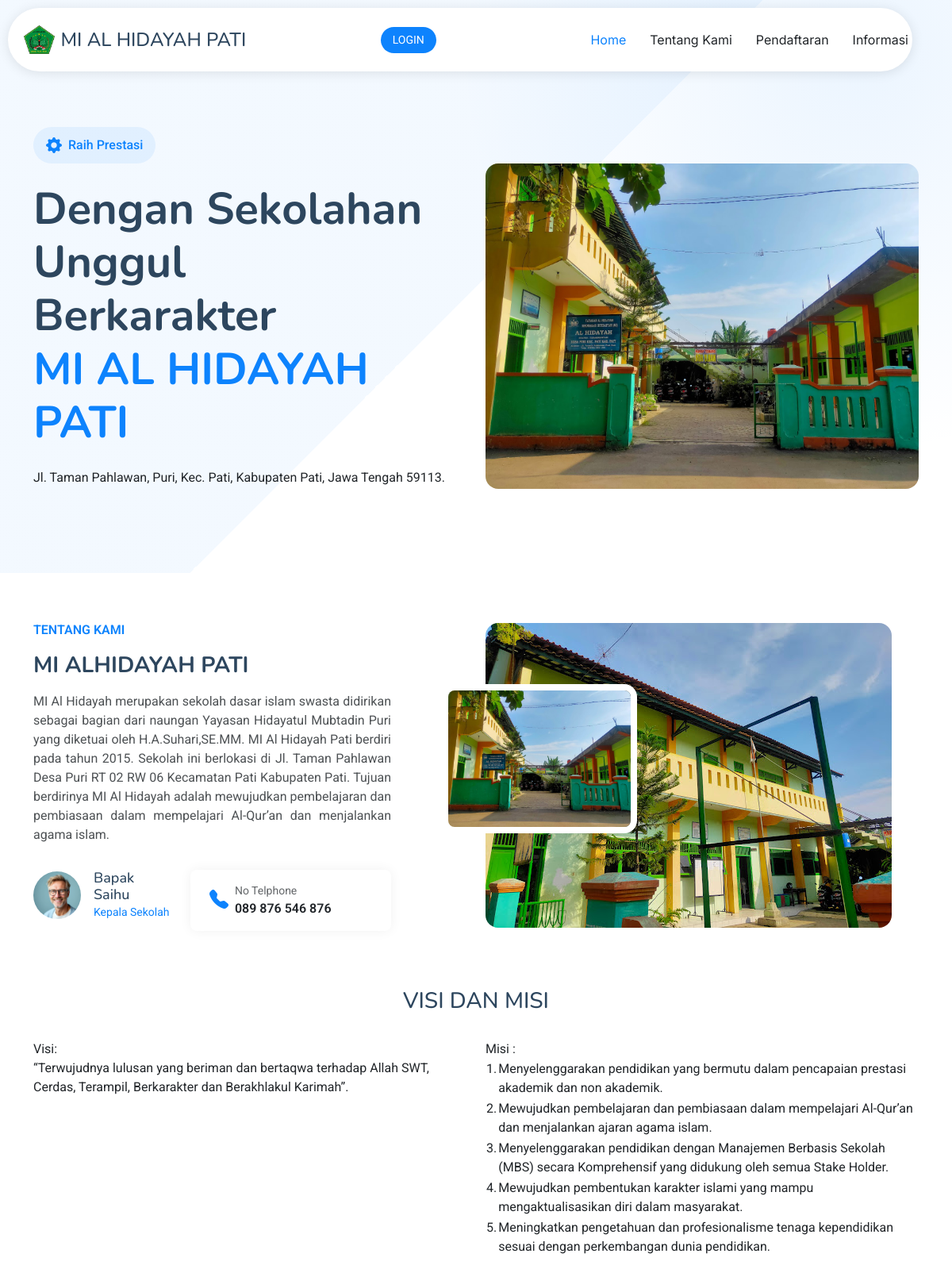
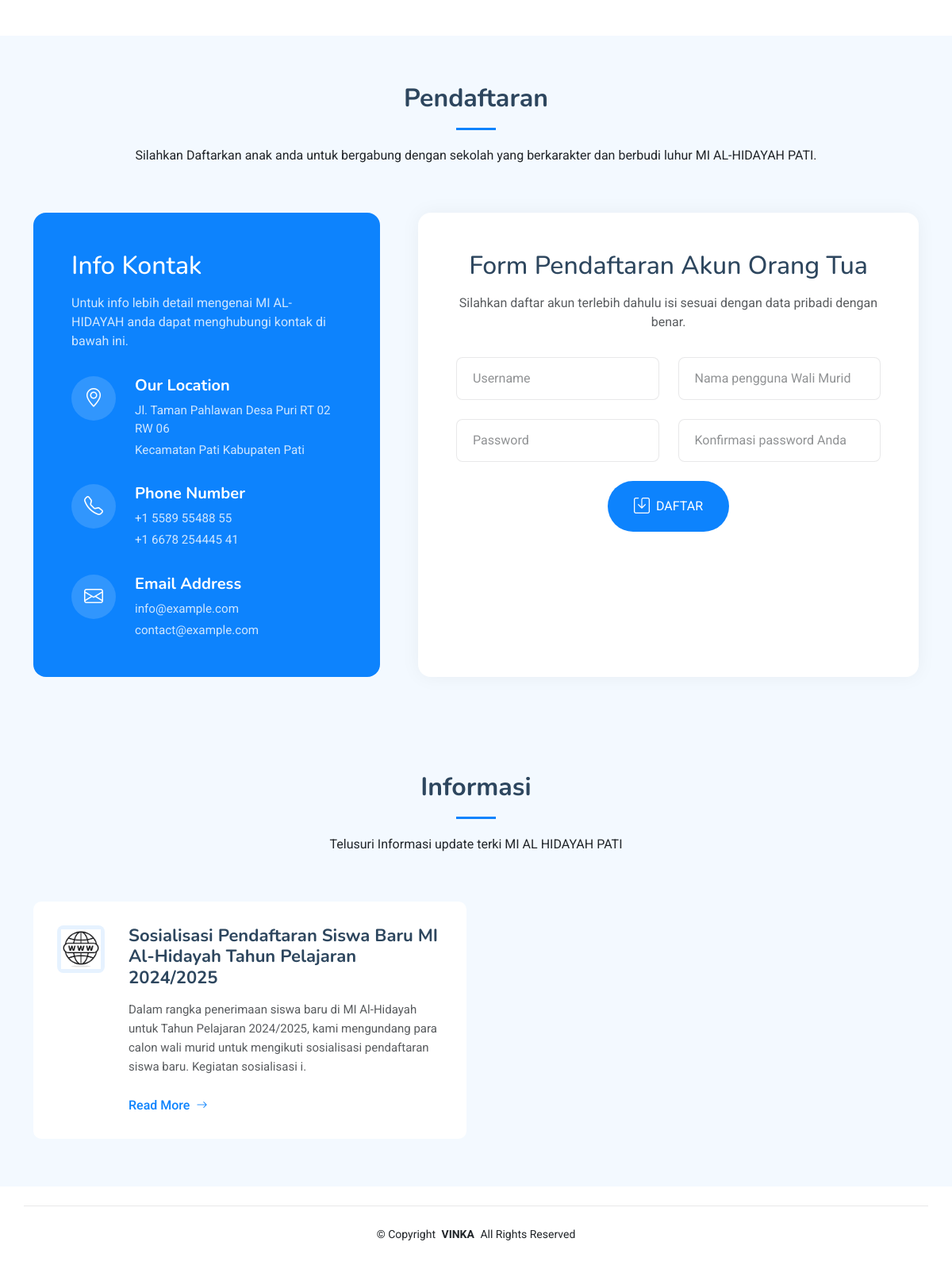
The app's page /app/home/index.php with its own data (2 pictures, top to bottom).
### tables this page shows
CREATE TABLE `informasi_sekolah` (
  `id_informasi` int(11) NOT NULL,
  `judul_informasi` varchar(225) DEFAULT NULL,
  `ket_informasi` text DEFAULT NULL,
  `gambar_informasi` blob DEFAULT NULL,
  `tgl_post_informasi` date DEFAULT NULL
);

### config/config.php (called while the page is built, shortened)
<?php
function Url_web(){
    $xplode = explode("/", $_SERVER['REQUEST_URI']);
    return $xplode[1];
}
$defaul_uri = "/".Url_web();
$url = "http://".$_SERVER['SERVER_NAME'].":".$_SERVER['SERVER_PORT'].$defaul_uri;
function DB(){
    return ["localhost", "root", "", "vinka"];
}
function QueryManyData($sql){
    $conn = new mysqli(DB()[0], DB()[1], DB()[2], DB()[3]);
    $result = $conn->query($sql);
    return $result;
}

### app/home/index.php (the view, shortened to what this page needs)
<?php
include '../../config/config.php';
?>
<!DOCTYPE html>
<html lang="en">
<head>
  <link href="<?= $url ?>/assets/ilanding/vendor/bootstrap/css/bootstrap.min.css" rel="stylesheet">
  <link href="<?= $url ?>/assets/ilanding/vendor/bootstrap-icons/bootstrap-icons.css" rel="stylesheet">
  <link href="<?= $url ?>/assets/ilanding/vendor/aos/aos.css" rel="stylesheet">
  <link href="<?= $url ?>/assets/ilanding/vendor/glightbox/css/glightbox.min.css" rel="stylesheet">
  <link href="<?= $url ?>/assets/ilanding/vendor/swiper/swiper-bundle.min.css" rel="stylesheet">
  <link href="<?= $url ?>/assets/ilanding/css/main.css" rel="stylesheet">
</head>
<body class="index-page">
  <header id="header" class="header d-flex align-items-center fixed-top">
    <div class="header-container container-fluid container-xl position-relative d-flex align-items-center justify-content-between">
      <a href="<?= $url ?>/" class="logo d-flex align-items-center me-auto me-xl-0">
        <img src="<?= $url ?>/assets/dist/img/logo-alhidayah.jpeg" alt="">
        <h1 class="sitename">MI AL HIDAYAH PATI</h1>
      </a>
      <nav id="navmenu" class="navmenu">
        <ul>
          <li><a href="#home" class="active">Home</a></li>
          <li><a href="#tentang">Tentang Kami</a></li>
          <li><a href="#pendaftaran">Pendaftaran</a></li>
          <li><a href="#informasi">Informasi</a></li>
        </ul>
      </nav>
      <a class="btn-getstarted" href="<?= $url . "/app/auth/login.php" ?>">LOGIN</a>
    </div>
  </header>
  <main class="main">
    <section id="home" class="hero section">
      <div class="container" data-aos="fade-up" data-aos-delay="100">
        <div class="row align-items-center">
          <div class="col-lg-6">
            <div class="hero-content" data-aos="fade-up" data-aos-delay="200">
              <div class="company-badge mb-4">
                <i class="bi bi-gear-fill me-2"></i>
                Raih Prestasi
              </div>
              <h1 class="mb-4">
                Dengan Sekolahan Unggul <br>
                Berkarakter <br>
                <span class="accent-text">MI AL HIDAYAH PATI</span>
              </h1>
              <p class="mb-4 mb-md-5">
                Jl. Taman Pahlawan, Puri, Kec. Pati, Kabupaten Pati, Jawa Tengah 59113.
              </p>
            </div>
          </div>
          <div class="col-lg-6">
            <div class="hero-image" data-aos="zoom-out" data-aos-delay="300">
              <img src="<?= $url ?>/assets/ilanding/img/depan.jpg" alt="Hero Image" class="img-fluid rounded-4">
            </div>
          </div>
        </div>
      </div>
    </section>
    <section id="tentang" class="about section">
      <div class="container" data-aos="fade-up" data-aos-delay="100">
        <div class="row gy-4 align-items-center justify-content-between">
          <div class="col-xl-5" data-aos="fade-up" data-aos-delay="200">
            <span class="about-meta">TENTANG KAMI</span>
            <h2 class="about-title">MI ALHIDAYAH PATI</h2>
            <p class="about-description" style="text-align:justify;">
              MI Al Hidayah merupakan sekolah dasar islam swasta didirikan sebagai bagian dari naungan Yayasan Hidayatul Mubtadin Puri yang diketuai oleh H.A.Suhari,SE.MM. MI Al Hidayah Pati berdiri pada tahun 2015. Sekolah ini berlokasi di Jl. Taman Pahlawan Desa Puri RT 02 RW 06 Kecamatan Pati Kabupaten Pati. Tujuan berdirinya MI Al Hidayah adalah mewujudkan pembelajaran dan pembiasaan dalam mempelajari Al-Qur’an dan menjalankan agama islam. </p>
            <div class="info-wrapper">
              <div class="row gy-4">
                <div class="col-lg-5">
                  <div class="profile d-flex align-items-center gap-3">
                    <img src="<?= $url ?>/assets/ilanding/img/avatar-1.webp" alt="CEO Profile" class="profile-image">
                    <div>
                      <h4 class="profile-name">Bapak Saihu</h4>
                      <p class="profile-position">Kepala Sekolah</p>
                    </div>
                  </div>
                </div>
                <div class="col-lg-7">
                  <div class="contact-info d-flex align-items-center gap-2">
                    <i class="bi bi-telephone-fill"></i>
                    <div>
                      <p class="contact-label">No Telphone</p>
                      <p class="contact-number">089 876 546 876</p>
                    </div>
                  </div>
                </div>
              </div>
            </div>
          </div>
          <div class="col-xl-6" data-aos="fade-up" data-aos-delay="300">
            <div class="image-wrapper">
              <div class="images position-relative" data-aos="zoom-out" data-aos-delay="400">
                <img src="<?= $url ?>/assets/ilanding/img/samping.jpg" alt="Business Meeting" class="img-fluid main-image rounded-4">
                <img src="<?= $url ?>/assets/ilanding/img/depan.jpg" alt="Team Discussion" class="img-fluid small-image rounded-4">
              </div>
            </div>
          </div>
        </div>
        <div class="row stats-row gy-4 mt-5" data-aos="fade-up" data-aos-delay="500">
          <h3 class="text-center">VISI DAN MISI</h3>
          <div class="col-md-6">
          Visi: </br>
          “Terwujudnya lulusan yang beriman dan bertaqwa terhadap Allah SWT, Cerdas, Terampil, Berkarakter dan Berakhlakul Karimah”.
          </div>
          <div class="col-md-6">
          Misi : </br>
          <table>
            <tr>
              <td valign="top">1.</td>
              <td>Menyelenggarakan pendidikan yang bermutu dalam pencapaian prestasi akademik dan non akademik. </td>
            </tr>
            <tr>
              <td valign="top">2.</td>
              <td>Mewujudkan pembelajaran dan pembiasaan dalam mempelajari Al-Qur’an dan menjalankan ajaran agama islam.</td>
            </tr>
            <tr>
              <td valign="top">3.</td>
              <td>Menyelenggarakan pendidikan dengan Manajemen Berbasis Sekolah (MBS) secara Komprehensif yang didukung oleh semua Stake Holder.</td>
            </tr>
            <tr>
              <td valign="top">4.</td>
              <td>Mewujudkan pembentukan karakter islami yang mampu mengaktualisasikan diri dalam masyarakat.</td>
            </tr>
            <tr>
              <td valign="top">5.</td>
              <td>Meningkatkan pengetahuan dan profesionalisme tenaga kependidikan sesuai dengan perkembangan dunia pendidikan.</td>
            </tr>
          </table>
          </div>
        </div>
      </div>
    </section>
    <section id="pendaftaran" class="contact section light-background">
      <div class="container section-title" data-aos="fade-up">
        <h2>Pendaftaran</h2>
        <p>Silahkan Daftarkan anak anda untuk bergabung dengan sekolah yang berkarakter dan berbudi luhur MI AL-HIDAYAH PATI.</p>
      </div>
      <div class="container" data-aos="fade-up" data-aos-delay="100">
        <div class="row g-4 g-lg-5">
          <div class="col-lg-5">
            <div class="info-box" data-aos="fade-up" data-aos-delay="200">
              <h3>Info Kontak</h3>
              <p>Untuk info lebih detail mengenai MI AL-HIDAYAH anda dapat menghubungi kontak di bawah ini.</p>
              <div class="info-item" data-aos="fade-up" data-aos-delay="300">
                <div class="icon-box">
                  <i class="bi bi-geo-alt"></i>
                </div>
                <div class="content">
                  <h4>Our Location</h4>
                  <p>Jl. Taman Pahlawan Desa Puri RT 02 RW 06 </p>
                  <p>Kecamatan Pati Kabupaten Pati </p>
                </div>
              </div>
              <div class="info-item" data-aos="fade-up" data-aos-delay="400">
                <div class="icon-box">
                  <i class="bi bi-telephone"></i>
                </div>
                <div class="content">
                  <h4>Phone Number</h4>
                  <p>+1 5589 55488 55</p>
                  <p>+1 6678 254445 41</p>
                </div>
              </div>
              <div class="info-item" data-aos="fade-up" data-aos-delay="500">
                <div class="icon-box">
                  <i class="bi bi-envelope"></i>
                </div>
                <div class="content">
                  <h4>Email Address</h4>
                  <p>info@example.com</p>
                  <p>contact@example.com</p>
                </div>
              </div>
            </div>
          </div>
          <div class="col-lg-7">
            <div class="contact-form" data-aos="fade-up" data-aos-delay="300">
              <h3 class="text-center">Form Pendaftaran Akun Orang Tua</h3>
              <p class="text-center">Silahkan daftar akun terlebih dahulu isi sesuai dengan data pribadi dengan benar.</p>
              <form action="<?= $url . "/aksi/registrasi.php" ?>" method="POST" enctype="multipart/form-data" class="php-email-form">
                <div class="row gy-4">
                  <div class="col-md-6">
                    <input type="text" name="username" class="form-control" <?php if (isset($_SESSION['message'])) {
                                                                              if ($_SESSION['message_code'] != 200) {
                                                                                echo 'value="' . $_SESSION['data'][0] . '"';
                                                                              }
                                                                            } ?> placeholder="Username" required>
                  </div>
                  <div class="col-6">
                    <input type="text" class="form-control" name="nm_pengguna" <?php if (isset($_SESSION['message'])) {
                                                                                  if ($_SESSION['message_code'] != 200) {
                                                                                    echo 'value="' . $_SESSION['data'][1] . '"';
                                                                                  }
                                                                                } ?> placeholder="Nama pengguna Wali Murid" required>
                  </div>
                  <div class="col-md-6 ">
                    <input type="password" class="form-control" name="password1" placeholder="Password" required>
                  </div>
                  <div class="col-md-6 ">
                    <input type="password" class="form-control" name="password2" placeholder="Konfirmasi password Anda" required>
                  </div>
                  <div class="col-12 text-center">
                    <button type="submit" class="btn" name="daftaruser" value="daftaruser"><i class="bi bi-save"></i> DAFTAR</button>
                  </div>
                </div>
              </form>
            </div>
          </div>
        </div>
      </div>
    </section>
    <section id="informasi" class="services section light-background">
      <div class="container section-title" data-aos="fade-up">
        <h2>Informasi</h2>
        <p>Telusuri Informasi update terki MI AL HIDAYAH PATI</p>
      </div>
      <div class="container" data-aos="fade-up" data-aos-delay="100">
        <div class="row g-4">
          <?php
            $query_informasi = 'SELECT * FROM informasi_sekolah ORDER BY id_informasi DESC LIMIT 4';
            foreach(QueryManyData($query_informasi) as $row){
          ?>
            <div class="col-lg-6" data-aos="fade-up" data-aos-delay="100">
                <div class="service-card d-flex">
                  <div class="icon flex-shrink-0">
                    <img src="<?= $url.'/foto/gambar_informasi/'.$row['gambar_informasi']; ?>" alt="" srcset="" style="width: 50px; height:50px;">
                  </div>
                  <div>
                    <h3><?= $row['judul_informasi'] ?></h3>
                    <p><?= $potongan_teks = substr($row['ket_informasi'], 0, 200);  ?>.</p>
                    <a href="<?= $url ?>/app/informasi/detail.php?id_informasi=<?= $row['id_informasi'] ?>" class="read-more">Read More <i class="bi bi-arrow-right"></i></a>
                  </div>
                </div>
              </div>
          <?php
            }
          ?>
        </div>
      </div>
    </section>
  </main>
  <footer id="footer" class="footer">
    <div class="container copyright text-center mt-4">
      <p>© <span>Copyright</span> <strong class="px-1 sitename">VINKA</strong> <span>All Rights Reserved</span></p>
    </div>
  </footer>
</body>
</html>

### records on screen
informasi_sekolah: gambar_informasi (picture), judul_informasi "Sosialisasi Pendaftaran Siswa Baru MI Al-Hidayah Tahun Pelajaran 2024/2025", ket_informasi "Dalam rangka penerimaan siswa baru di MI Al-Hidayah untuk Tahun Pelajaran 2024/2025, kami mengundang para calon wali murid untuk mengikuti sosialisasi pendaftaran siswa baru. Kegiatan sosialisasi i"
